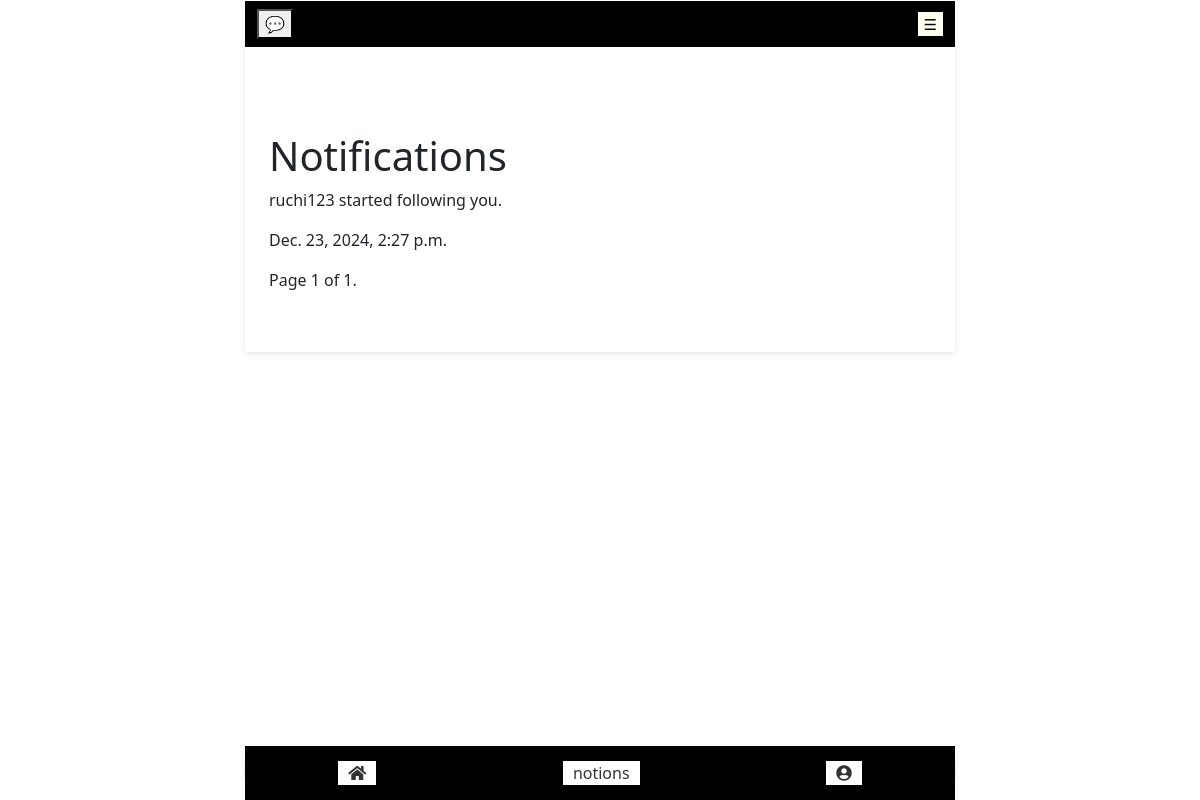
Page /profile_notifications/ (signed in) on the committed database.
### service_auth/notion/models.py (models this page shows, shortened)
class Notification(models.Model):
    user = models.ForeignKey(AuthUser, on_delete=models.CASCADE, related_name='notifications', null = True)
    content = models.TextField()
    created_at = models.DateTimeField(auto_now_add=True)
    is_read = models.BooleanField(default=False)
    notion = models.ForeignKey('Notion', null=True, blank=True, on_delete=models.CASCADE, related_name='notifications')
    comment = models.ForeignKey('Comment', null=True, blank=True, on_delete=models.CASCADE, related_name='notifications')
    liked_by = models.ForeignKey(AuthUser, null=True, blank=True, on_delete=models.CASCADE, related_name='liked_notifications')
    related_media = models.ForeignKey(Media, on_delete=models.CASCADE, related_name='related_notifications', null=True, blank=True)
    related_audio = models.ForeignKey(Audio, on_delete=models.CASCADE, related_name='related_notifications', null=True, blank=True)  # New field for audio notifications
    related_notion = models.ForeignKey(Notion, on_delete=models.CASCADE, related_name='related_notifications', null=True, blank=True)
    related_comment = models.ForeignKey(Comment, on_delete=models.CASCADE, related_name='related_notifications', null=True, blank=True)
    related_user = models.ForeignKey(AuthUser, on_delete=models.CASCADE, related_name='related_notifications', null=True, blank=True)
    type = models.CharField(max_length=50, choices=[('follow', 'Follow'), ('like', 'Like'), ('comment', 'Comment')], null=True)

### service_auth/user_profile/views.py (the view)
# urls.py: path('profile_notifications/', views.profile_notifications, name='profile_notifications'),
@login_required
def profile_notifications(request):
    notifications = Notification.objects.filter(user=request.user).order_by('-created_at')
    paginator = Paginator(notifications, 100)
    page_number = request.GET.get('page')
    page_obj = paginator.get_page(page_number)
    return render(request, 'profile_notifications.html', {'page_obj': page_obj})

### templates/user_profile/profile_notifications.html (shortened to what this page needs)
{% extends 'landing_page.html' %}
{% block content %}
<h1>Notifications</h1>
<div>
    {% for notification in page_obj %}
        <div>
            <p>{{ notification.content }}</p>
            <p>{{ notification.created_at }}</p>
        </div>
    {% endfor %}
</div>
<div class="pagination">
    <span class="step-links">
        <span class="current">
            Page {{ page_obj.number }} of {{ page_obj.paginator.num_pages }}.
        </span>
    </span>
</div>
{% endblock %}

### rows in the picture
Notification: content "ruchi123 started following you.", created_at "Dec. 23, 2024, 2:27 p.m."

### other values in the picture
{{ page_obj.number }} "1"
{{ page_obj.paginator.num_pages }} "1"
